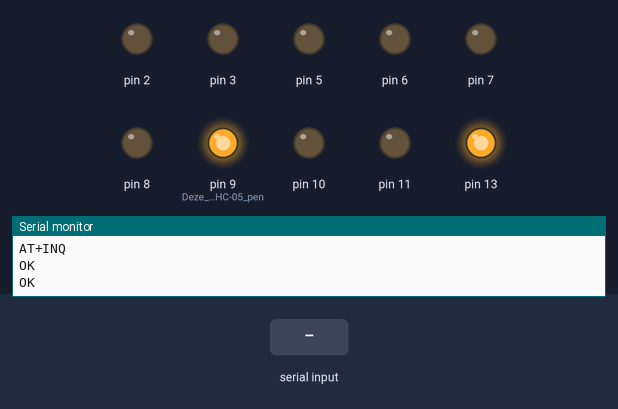
A sketch run on a simulated Arduino Mega 2560, built with avr-gcc and run on an emulated ATmega2560. On the bench: output pins drawn as LEDs (lit = HIGH), the last lines printed to the serial monitor. The test bench sets the inputs (shaded band). The modem accepts every AT command (registered, SIM ready, sends succeed) and sends nothing else.

Above: at 9.8 s.
9.9 s: "#b=1#" received over the second serial link
At 10.5 s:
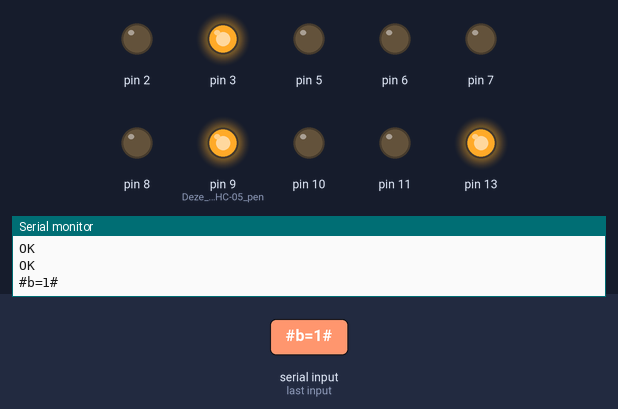
11.4 s: "#b=A#" received over the second serial link
At 11.8 s:
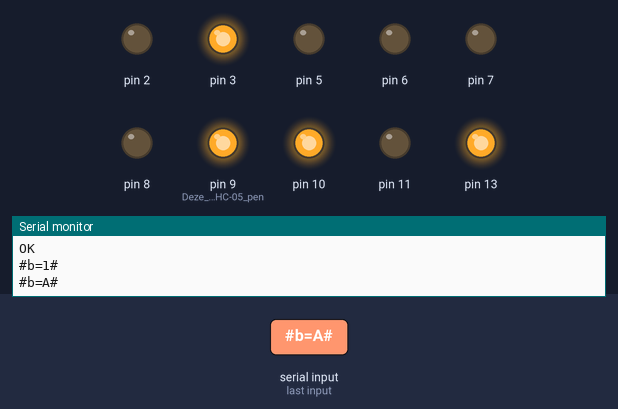
12.9 s: "#b=2#" received over the second serial link
At 14.1 s:
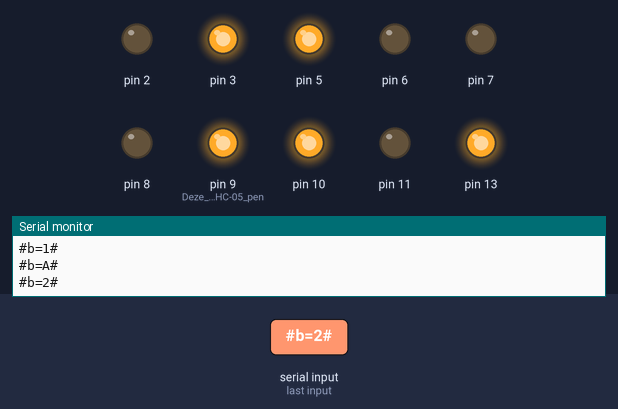
14.4 s: "#b=3#" received over the second serial link
At 15.3 s:
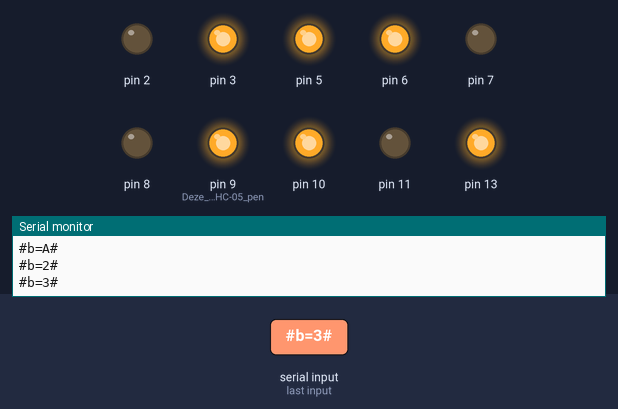
15.9 s: "#b=4#" received over the second serial link
At 16.5 s:
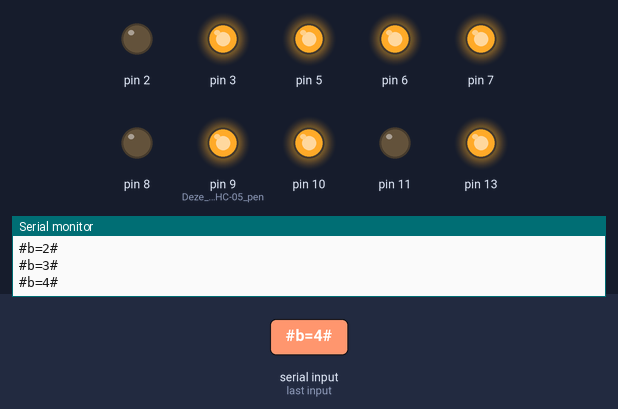
17.4 s: "#b=7#" received over the second serial link
At 17.7 s:
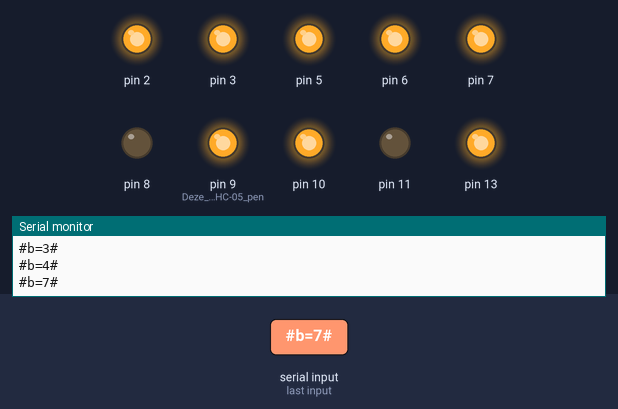
Timing chart, 0 to 19.9 s (numbered marks = the images above; inputs shaded):
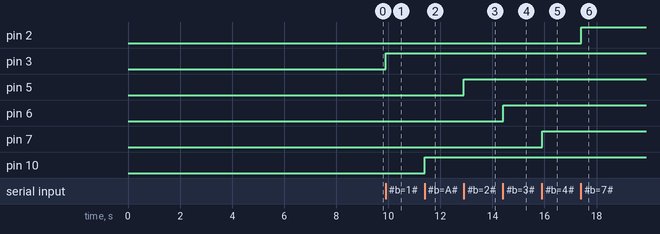

Measured:
- after the input at 9.9 s, pin 3: LOW → HIGH at once
- after the input at 11.4 s, pin 10: LOW → HIGH at once
- after the input at 12.9 s, pin 5: LOW → HIGH at once
- after the input at 14.4 s, pin 6: LOW → HIGH at once
- after the input at 15.9 s, pin 7: LOW → HIGH at once
- after the input at 17.4 s, pin 2: LOW → HIGH at once

The sketch:

crane.ino
```cpp
void setup ()

{
  pinMode (9, OUTPUT); // Deze pin zal de HC-05 pen 34 (key pin) trekken HIGH om module te schakelen naar AT-modus
  pinMode (13, OUTPUT);
  pinMode (3, OUTPUT);
  pinMode (5, OUTPUT);
  pinMode (6, OUTPUT);
  pinMode (7, OUTPUT);
  pinMode (2, OUTPUT);
  pinMode (8, OUTPUT);
  pinMode (10, OUTPUT);
  pinMode (11, OUTPUT);
  digitalWrite (9, HIGH);
  Serial.begin (9600);
  Serial.println ( "Enter AT commando's:");
  Serial1.begin (38400); // HC-05 standaard snelheid in de AT-commando meer
  delayGrab();
  Serial1.println ("AT+ORGL");
  delayGrab();
  Serial1.println ("AT+RESET");
  delayGrab();
  Serial1.println ("AT+ROLE=0");
  delayGrab();
  Serial1.println ("AT+POLAR=1,0");
  delayGrab();
  Serial1.println ("AT+RESET");
  delayGrab();
  delay(3000);
  Serial1.println ("AT+INIT");
  Serial.println ("AT+INIT");
  delayGrab();
  Serial1.println ("AT+INQ");/**/
  Serial.println ("AT+INQ");
  delayGrab();
  digitalWrite(13, 1);
}

void delayGrab(){
  while (Serial1.available ()) {
    Serial.write (Serial1.read ());
  }
  delay(700);
}

void loop() {
  delay(100);

  String reading = "";
  // put your main code here, to run repeatedly:
  while (Serial1.available ()) {
    char inchar = Serial1.read();
    reading = reading + inchar;
  }

  if(reading != ""){
    Serial.println(reading);
    if(reading == "#b=1#"){
      digitalWrite(3, 1);
    }else if(reading == "#b=2#"){
      digitalWrite(5, 1);
    }else if(reading == "#b=3#"){
      digitalWrite (6, 1);
    }else if(reading == "#b=4#"){
      digitalWrite (7, 1);
    }else if(reading == "#b=7#"){
      digitalWrite (2, 1);
    }else if(reading == "#b=9#"){
      digitalWrite (8, 1);
    }else if(reading == "#b=A#"){
      digitalWrite (10, 1);
    }else if(reading == "#b=8#"){
      digitalWrite (11, 1);
    } else {
      digitalWrite (3, 0);
      digitalWrite (5, 0);
      digitalWrite (6, 0);
      digitalWrite (7, 0);
      digitalWrite (2, 0);
      digitalWrite (8, 0);
      digitalWrite (10, 0);
      digitalWrite (11, 0);
    }
  }
  // Houd het lezen van Arduino Serial Monitor en te versturen naar HC-05
  while (Serial.available ()) {
    Serial1.write (Serial.read ());
  }

}
```
